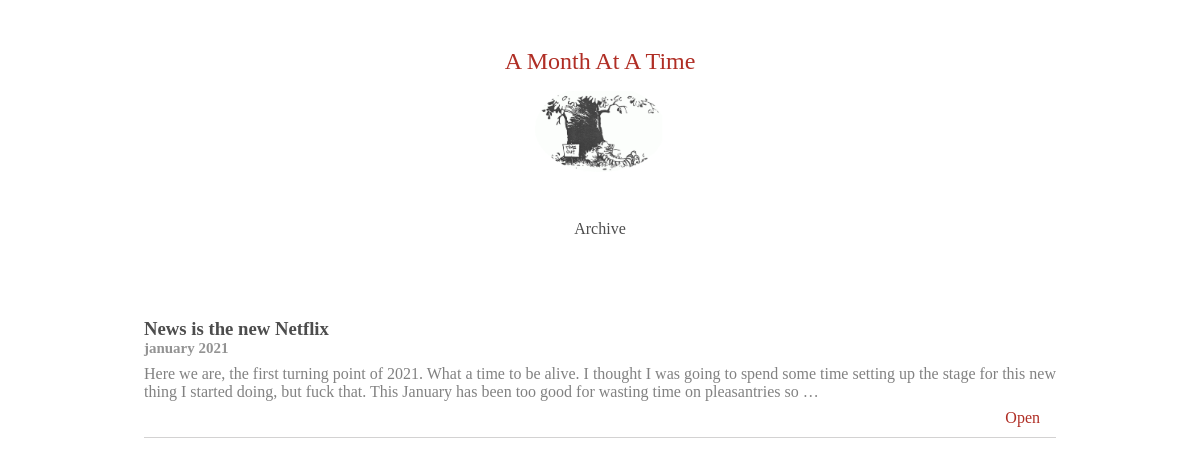
Before: /amonthatatime/ with the older database file.
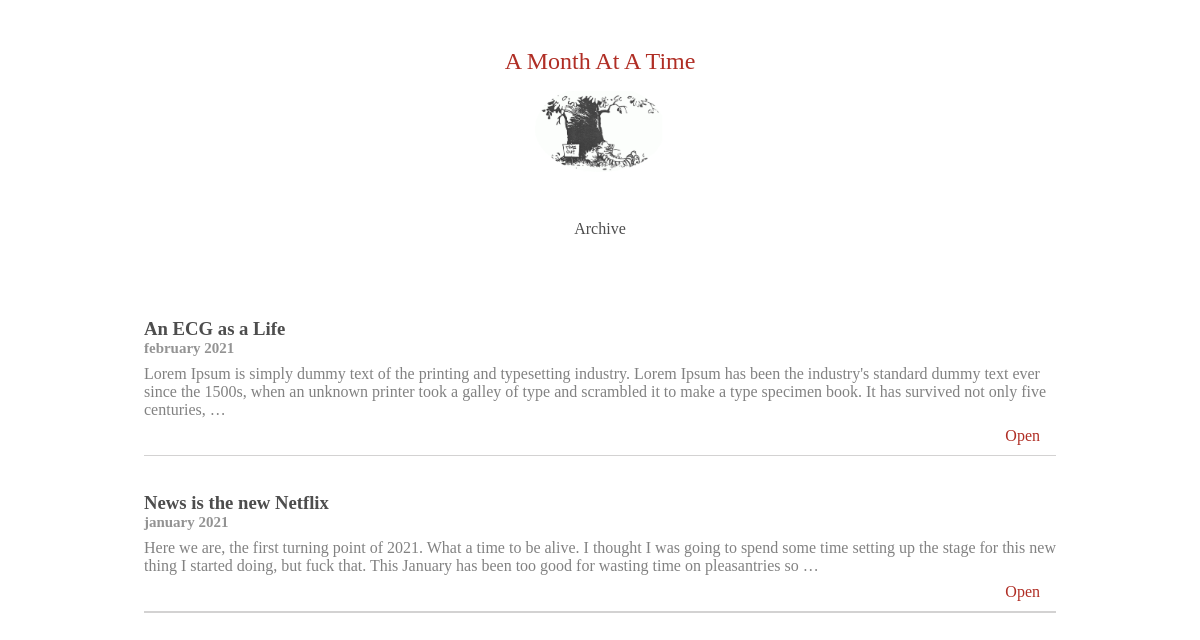
After: the same page with the newer database file.
### amonthatatime/models.py (models this page shows, shortened)
class Post(models.Model):
    year = models.IntegerField(default='2021')
    month = models.CharField(max_length=20, choices=MONTH)
    title = models.CharField(max_length=200)
    whatsapp = models.TextField()
    medley = models.TextField()
    photo_columns = models.IntegerField(choices=COLUMNS, default=4)
    created_on = models.DateTimeField(auto_now_add=True)
    updated_on = models.DateTimeField(auto_now= True)
    status = models.IntegerField(choices=STATUS, default=0)
    class Meta:
        ordering = ['-created_on']
        unique_together = ('year', 'month',)

### amonthatatime/views.py (the view)
# urls.py: path('', views.archive, name='archive'),
def archive(request):
    latest_posts = Post.objects.filter(status=1).order_by('year','month')[:12]
    context = {'latest_posts': latest_posts}
    return render(request, 'amonthatatime/archive.html', context)

### amonthatatime/templates/amonthatatime/archive.html (shortened to what this page needs)
<html>
<head>
{% load static %}
<link rel="stylesheet" type="text/css" href="{% static 'amonthatatime/css/archive.css' %}">
</head>
<body>
  <p align="center">
    <span style="color:#B02E25;font-size:1.5em;">A Month At A Time</span>
  </p>
<div>
  <img width="130" height="81" src="{% static 'amonthatatime/images/website/calvinandhobbes.png' %}">
</div>
<div class="menu" align="center">
  Archive
</div>
{% for post in latest_posts %}
<div class="post">
  <h3> {{post.title | safe}}
    <br> <span style="opacity:0.6; font-size:0.8em">{{post.month | safe}} {{post.year | safe}} </span>
  </h3>
  <p style="opacity: 0.7;"> {{post.whatsapp | safe | truncatewords:50 }} </p>
  <div class="right">
    <a style="color:#B02E25;" href="/amonthatatime/{{post.year}}/{{post.month}}/" target="">Open</a>
  </div>
</div>
<hr>
{% endfor %}
</body>

### amonthatatime/static/amonthatatime/css/archive.css (style rules this page uses)
body { background-color: white; margin-top:3em; margin-bottom:3vw; margin-left:12vw; margin-right:12vw; font-family:Georgia; font-size:1em; color: #4D4D4D; }
h3 { margin-block-end: 0em; }
p { margin-block-start: 0.5em; margin-block-end: 0.5em; }
img { display: block; margin-left: auto; margin-right: auto; margin-top: 1em; }
.right { text-align: right; }
a:link { color: #0168DA; text-decoration: none; font-size:1em; padding-right:1em; }
.menu { padding-top: 3em; margin-bottom: 5em; }
hr { margin-bottom:3vw; margin-top:10px; height:0.08em; border-width:0; color:#231F20; background-color:#231F20; opacity: 0.2 }

Changed rows visible on the page:
now on this page (row edited): Post: title "An ECG as a Life", month "february", year "2021", whatsapp "Lorem Ipsum is simply dummy text of the printing and typesetting industry. Lorem Ipsum has been the industry's standard dummy text ever since the 1500s, when an unknown printer took a galley of type and scrambled it to make a type specimen book. It has survived not only five centuries, …"
